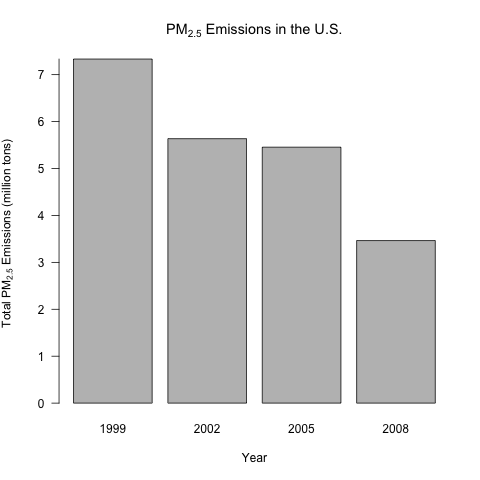

Reproduce this figure in R.
## plot1.R
##
## Matthew Gast, May 2015
##
## Course: "Exploratory Data Analysis" at the JHU Bloomberg School of
## Health (Coursera Data Science Specialization).  This file is part
## of the second class project on PM2.5 data.
##
## Question 1: Have total emissions from PM2.5 decreased in the United
## States from 1999 to 2008? Using the base plotting system, make a
## plot showing the total PM2.5 emission from all sources for each of
## the years 1999, 2002, 2005, and 2008.

plot1 <- function () {
    source("pm25-project.R")
    readData()
    te <- totalEmissionsByYear()

    png("plot1.png")
    par(las=0)
    barplot(te$emissions,
            names.arg=te$year,
            xlab="Year",
            ylab=expression("Total PM"[2.5]*" Emissions (million tons)"),
            main=expression("PM"[2.5]*" Emissions in the U.S. By Year"),
            axes=FALSE)

    # Create axis without scientific notation
    ypos <- seq(0,8,by=1)
    par(las=2)
    axis(2,at=ypos*1000000,labels = paste(ypos))
    dev.off()
}
